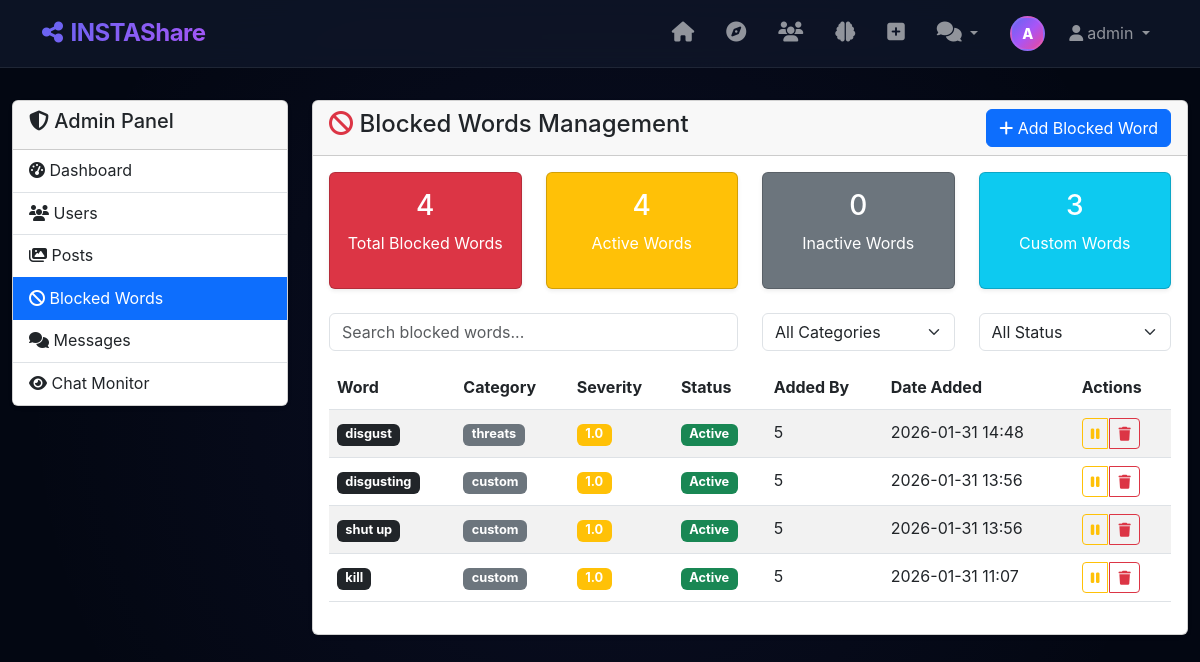
The app's page /admin/blocked-words (signed in) with its own data.
### app.py (models this page shows, shortened)
class User(UserMixin, db.Model):
    id = db.Column(db.Integer, primary_key=True)
    username = db.Column(db.String(20), nullable=False, unique=True)
    email = db.Column(db.String(120), unique=True, nullable=True)
    password = db.Column(db.String(80), nullable=False)
    bio = db.Column(db.Text, nullable=True)
    profile_pic = db.Column(db.String(200), default='default.jpg')
    is_private = db.Column(db.Boolean, default=False)
    is_admin = db.Column(db.Boolean, default=False)
    created_at = db.Column(db.DateTime, default=datetime.utcnow)
    last_seen = db.Column(db.DateTime, default=datetime.utcnow)
    posts = db.relationship('Post', backref='author', lazy='dynamic', cascade='all, delete-orphan')
    stories = db.relationship('Story', backref='author', lazy='dynamic', cascade='all, delete-orphan')
    comments = db.relationship('Comment', backref='author', lazy='dynamic', cascade='all, delete-orphan')
    messages = db.relationship('Message', backref='author', lazy='dynamic', cascade='all, delete-orphan', primaryjoin='User.id == Message.user_id')
    followed = db.relationship(
        'User', secondary=followers,
        primaryjoin=(followers.c.follower_id == id),
        secondaryjoin=(followers.c.followed_id == id),
        backref=db.backref('followers_users', lazy='dynamic'), lazy='dynamic')
    liked_posts = db.relationship(
        'Post', secondary=post_likes,
        backref=db.backref('liked_by', lazy='dynamic'), lazy='dynamic')

class BlockedWord(db.Model):
    id = db.Column(db.Integer, primary_key=True)
    word = db.Column(db.String(100), nullable=False, unique=True)
    category = db.Column(db.String(50), nullable=False)  # profanity, hate_speech, custom, etc.
    severity = db.Column(db.Float, default=1.0)  # 0.1 to 2.0
    added_by = db.Column(db.Integer, db.ForeignKey('user.id'), nullable=False)
    created_at = db.Column(db.DateTime, default=datetime.utcnow)
    is_active = db.Column(db.Boolean, default=True)

### app.py (the view)
@app.route('/admin/blocked-words')
@login_required
@admin_required
def admin_blocked_words():
    blocked_words = BlockedWord.query.order_by(BlockedWord.created_at.desc()).all()
    return render_template('admin/blocked_words.html', blocked_words=blocked_words)

### templates/admin/blocked_words.html (shortened to what this page needs)
{% extends "base.html" %}
{% block content %}
<div class="container-fluid mt-4">
    <div class="row">
        <div class="col-md-3">
            <div class="card">
                <div class="card-header">
                    <h5><i class="fas fa-shield-alt"></i> Admin Panel</h5>
                </div>
                <div class="list-group list-group-flush">
                    <a href="{{ url_for('admin_dashboard') }}" class="list-group-item list-group-item-action">
                        <i class="fas fa-tachometer-alt"></i> Dashboard
                    </a>
                    <a href="{{ url_for('admin_users') }}" class="list-group-item list-group-item-action">
                        <i class="fas fa-users"></i> Users
                    </a>
                    <a href="{{ url_for('admin_posts') }}" class="list-group-item list-group-item-action">
                        <i class="fas fa-images"></i> Posts
                    </a>
                    <a href="{{ url_for('admin_blocked_words') }}" class="list-group-item list-group-item-action active">
                        <i class="fas fa-ban"></i> Blocked Words
                    </a>
                    <a href="{{ url_for('admin_messages') }}" class="list-group-item list-group-item-action">
                        <i class="fas fa-comments"></i> Messages
                    </a>
                    <a href="{{ url_for('admin_chat_monitor') }}" class="list-group-item list-group-item-action">
                        <i class="fas fa-eye"></i> Chat Monitor
                    </a>
                </div>
            </div>
        </div>
        <div class="col-md-9">
            <div class="card">
                <div class="card-header d-flex justify-content-between align-items-center">
                    <h4><i class="fas fa-ban text-danger"></i> Blocked Words Management</h4>
                    <button class="btn btn-primary" data-bs-toggle="modal" data-bs-target="#addWordModal">
                        <i class="fas fa-plus"></i> Add Blocked Word
                    </button>
                </div>
                <div class="card-body">
                    <div class="row mb-4">
                        <div class="col-md-3">
                            <div class="card bg-danger text-white">
                                <div class="card-body text-center">
                                    <h3>{{ blocked_words|length }}</h3>
                                    <p>Total Blocked Words</p>
                                </div>
                            </div>
                        </div>
                        <div class="col-md-3">
                            <div class="card bg-warning text-white">
                                <div class="card-body text-center">
                                    <h3>{{ blocked_words|selectattr('is_active')|list|length }}</h3>
                                    <p>Active Words</p>
                                </div>
                            </div>
                        </div>
                        <div class="col-md-3">
                            <div class="card bg-secondary text-white">
                                <div class="card-body text-center">
                                    <h3>{{ blocked_words|rejectattr('is_active')|list|length }}</h3>
                                    <p>Inactive Words</p>
                                </div>
                            </div>
                        </div>
                        <div class="col-md-3">
                            <div class="card bg-info text-white">
                                <div class="card-body text-center">
                                    <h3>{{ blocked_words|selectattr('category', 'equalto', 'custom')|list|length }}</h3>
                                    <p>Custom Words</p>
                                </div>
                            </div>
                        </div>
                    </div>
                    <div class="row mb-3">
                        <div class="col-md-6">
                            <input type="text" id="searchWords" class="form-control" placeholder="Search blocked words...">
                        </div>
                        <div class="col-md-3">
                            <select id="categoryFilter" class="form-select">
                                <option value="">All Categories</option>
                            </select>
                        </div>
                        <div class="col-md-3">
                            <select id="statusFilter" class="form-select">
                                <option value="">All Status</option>
                            </select>
                        </div>
                    </div>
                    <div class="table-responsive">
                        <table class="table table-striped" id="blockedWordsTable">
                            <thead>
                                <tr>
                                    <th>Word</th>
                                    <th>Category</th>
                                    <th>Severity</th>
                                    <th>Status</th>
                                    <th>Added By</th>
                                    <th>Date Added</th>
                                    <th>Actions</th>
                                </tr>
                            </thead>
                            <tbody>
                                {% for word in blocked_words %}
                                <tr data-word-id="{{ word.id }}" data-category="{{ word.category }}" data-status="{{ 'active' if word.is_active else 'inactive' }}">
                                    <td>
                                        <span class="badge bg-dark">{{ word.word }}</span>
                                    </td>
                                    <td>
                                        <span class="badge bg-secondary">{{ word.category }}</span>
                                    </td>
                                    <td>
                                        {% if word.severity >= 1.5 %}
                                            <span class="badge bg-danger">{{ word.severity }}</span>
                                        {% elif word.severity >= 1.0 %}
                                            <span class="badge bg-warning">{{ word.severity }}</span>
                                        {% else %}
                                            <span class="badge bg-info">{{ word.severity }}</span>
                                        {% endif %}
                                    </td>
                                    <td>
                                        {% if word.is_active %}
                                            <span class="badge bg-success">Active</span>
                                        {% else %}
                                            <span class="badge bg-secondary">Inactive</span>
                                        {% endif %}
                                    </td>
                                    <td>{{ word.added_by }}</td>
                                    <td>{{ word.created_at.strftime('%Y-%m-%d %H:%M') }}</td>
                                    <td>
                                        <div class="btn-group" role="group">
                                            <button class="btn btn-sm btn-outline-warning toggle-word-btn"
                                                    data-word-id="{{ word.id }}"
                                                    title="{{ 'Deactivate' if word.is_active else 'Activate' }}">
                                                <i class="fas fa-{{ 'pause' if word.is_active else 'play' }}"></i>
                                            </button>
                                            <button class="btn btn-sm btn-outline-danger delete-word-btn"
                                                    data-word-id="{{ word.id }}"
                                                    data-word="{{ word.word }}"
                                                    title="Delete">
                                                <i class="fas fa-trash"></i>
                                            </button>
                                        </div>
                                    </td>
                                </tr>
                                {% endfor %}
                            </tbody>
                        </table>
                    </div>
                </div>
            </div>
        </div>
    </div>
</div>
{% endblock %}

### templates/base.html (shortened to what this page needs)
<!DOCTYPE html>
<html lang="en">
<head>
    <link href="https://cdn.jsdelivr.net/npm/bootstrap@5.3.0/dist/css/bootstrap.min.css" rel="stylesheet">
    <link rel="stylesheet" href="https://cdnjs.cloudflare.com/ajax/libs/font-awesome/6.4.0/css/all.min.css">
    <link rel="stylesheet" href="{{ url_for('static', filename='css/style.css') }}">
    <link href="https://unpkg.com/aos@2.3.1/dist/aos.css" rel="stylesheet">
</head>
<body>
    {% block navbar %}
    <nav class="navbar navbar-expand-lg navbar-dark navbar-glass fixed-top">
        <div class="container">
            <a class="navbar-brand fw-bold text-gradient" href="{{ url_for('home') }}">
                <i class="fas fa-share-nodes me-2"></i>INSTAShare
            </a>
            <div class="collapse navbar-collapse" id="navbarNav">
                <ul class="navbar-nav ms-auto align-items-center">
                    {% if current_user.is_authenticated %}
                    <li class="nav-item">
                        <a class="nav-link px-3" href="{{ url_for('feed') }}" title="Home">
                            <i class="fas fa-home fs-5"></i>
                        </a>
                    </li>
                    <li class="nav-item">
                        <a class="nav-link px-3" href="{{ url_for('explore') }}" title="Explore">
                            <i class="fas fa-compass fs-5"></i>
                        </a>
                    </li>
                    <li class="nav-item">
                        <a class="nav-link px-3" href="{{ url_for('people') }}" title="People">
                            <i class="fas fa-users fs-5"></i>
                        </a>
                    </li>
                    <li class="nav-item">
                        <a class="nav-link px-3" href="{{ url_for('xai_dashboard') }}" title="XAI Dashboard">
                            <i class="fas fa-brain fs-5"></i>
                        </a>
                    </li>
                    <li class="nav-item">
                        <a class="nav-link px-3" href="{{ url_for('upload_post') }}" title="Create Post">
                            <i class="fas fa-plus-square fs-5"></i>
                        </a>
                    </li>
                    <li class="nav-item dropdown">
                        <a class="nav-link px-3 dropdown-toggle" href="#" role="button" data-bs-toggle="dropdown">
                            <i class="fas fa-comments fs-5"></i>
                        </a>
                    </li>
                    <li class="nav-item">
                        <a class="nav-link px-3" href="{{ url_for('profile', username=current_user.username) }}">
                            <div class="user-avatar-nav">
                                {{ current_user.username[0].upper() }}
                            </div>
                        </a>
                    </li>
                    <li class="nav-item dropdown">
                        <a class="nav-link dropdown-toggle" href="#" role="button" data-bs-toggle="dropdown">
                            <i class="fas fa-user me-1"></i>{{ current_user.username }}
                        </a>
                    </li>
                    {% endif %}
                </ul>
            </div>
        </div>
    </nav>
    {% endblock %}
    <main class="main-content">
        {% block content %}{% endblock %}
    </main>
</body>
</html>

### records on screen
User: username "A", username "admin"
BlockedWord: word "disgust", category "threats", severity "1.0", is_active "Active", added_by "5", created_at "2026-01-31 14:48"
BlockedWord: word "disgusting", category "custom", severity "1.0", is_active "Active", added_by "5", created_at "2026-01-31 13:56"
BlockedWord: word "shut up", category "custom", severity "1.0", is_active "Active", added_by "5", created_at "2026-01-31 13:56"
BlockedWord: word "kill", category "custom", severity "1.0", is_active "Active", added_by "5", created_at "2026-01-31 11:07"

### other values on screen
{{ blocked_words|length }} "4"
{{ blocked_words|selectattr('is_active')|list|length }} "4"
{{ blocked_words|rejectattr('is_active')|list|length }} "0"
{{ blocked_words|selectattr('category', 'equalto', 'custom')|list|length }} "3"
